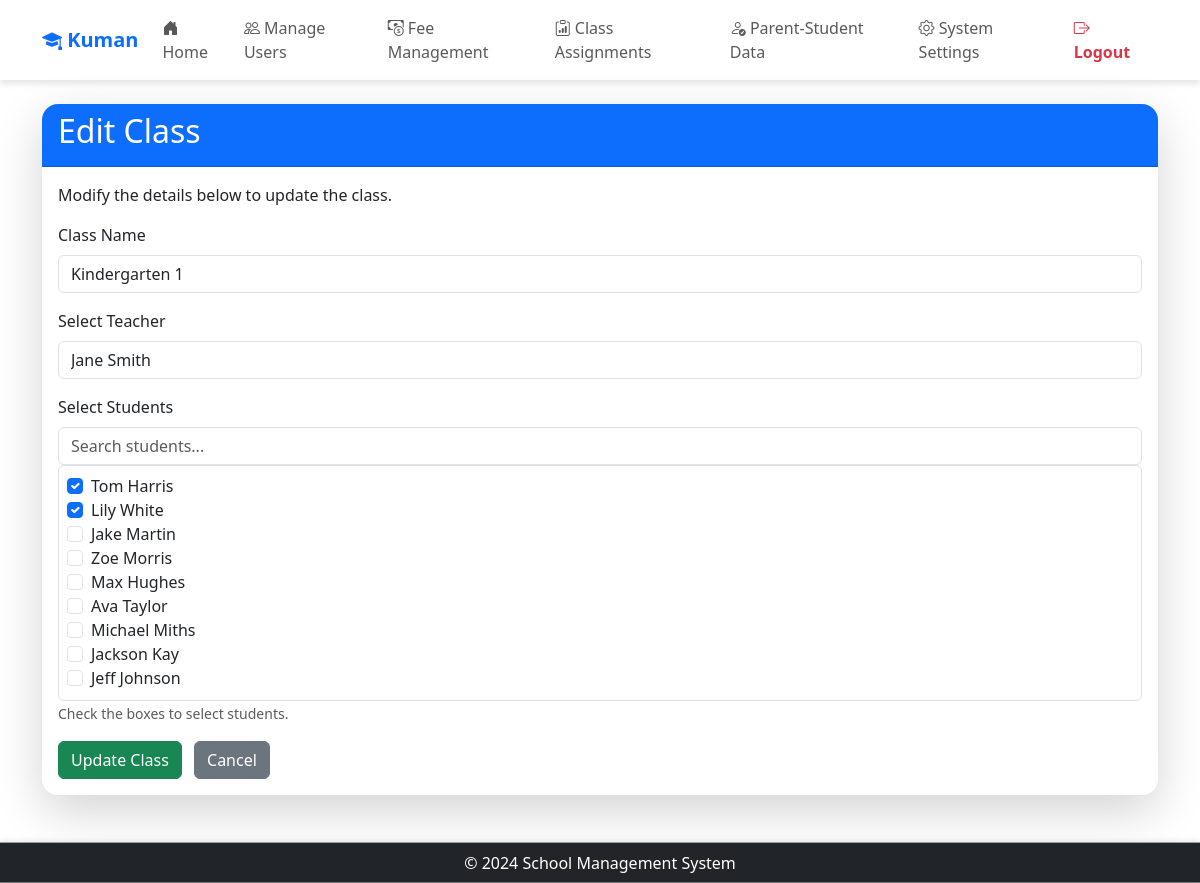
Page /admin/edit_class/class1 (signed in) on the committed database.
### app/models/models.py (models this page shows, shortened)
class Settings(db.Model):
    __tablename__ = 'Settings'
    setting_key = db.Column('SettingKey', db.String, primary_key=True)
    setting_value = db.Column('SettingValue', db.String, nullable=False)
    description = db.Column('Description', db.String, nullable=False)
    category = db.Column('Category', db.String, nullable=False)

class Class(db.Model):
    __tablename__ = 'Class'
    class_id = db.Column('ClassId', db.String, primary_key=True)
    class_name = db.Column('ClassName', db.String, nullable=False)
    description = db.Column('Description', db.String, nullable=True)
    assignments = relationship('ClassAssignment', back_populates='class_')

class ClassAssignment(db.Model):
    __tablename__ = 'ClassAssignment'
    assignment_id = db.Column('AssignmentId', db.String, primary_key=True, default=lambda: str(uuid.uuid4()))
    class_id = db.Column('ClassId', db.String, ForeignKey('Class.ClassId', ondelete='CASCADE'))
    teacher_id = db.Column('TeacherId', db.String, ForeignKey('User.Id', ondelete='SET NULL'))
    student_id = db.Column('StudentId', db.String, ForeignKey('User.Id', ondelete='SET NULL'))
    class_ = relationship('Class', back_populates='assignments')
    teacher = relationship('User', back_populates='class_assignments_teacher', foreign_keys=[teacher_id])
    student = relationship('User', back_populates='class_assignments_student', foreign_keys=[student_id])

class User(UserMixin, db.Model):
    __tablename__ = 'User'
    id = db.Column('Id', db.String, primary_key=True)
    password = db.Column('Password', db.String, nullable=True)
    role_id = db.Column('RoleId', db.String, ForeignKey('Role.RoleId', ondelete='SET NULL'))
    email = db.Column('Email', db.String, nullable=False)
    first_name = db.Column('FirstName', db.String, nullable=False)
    last_name = db.Column('LastName', db.String, nullable=False)
    date_of_birth = db.Column('DateOfBirth', db.Date, nullable=False)
    role = relationship('Role', back_populates='users')
    parent_relations = relationship('ParentStudentRelation', back_populates='parent', foreign_keys='ParentStudentRelation.parent_id')
    student_relations = relationship('ParentStudentRelation', back_populates='student', foreign_keys='ParentStudentRelation.student_id')
    student_fees = relationship('StudentFeeAssignment', back_populates='student')
    class_assignments_teacher = relationship('ClassAssignment', back_populates='teacher', foreign_keys='ClassAssignment.teacher_id')
    class_assignments_student = relationship('ClassAssignment', back_populates='student', foreign_keys='ClassAssignment.student_id')
    messages_sent = relationship('Notification', back_populates='teacher', foreign_keys='Notification.teacher_id')
    messages_received = relationship('Notification', back_populates='student', foreign_keys='Notification.student_id')

### app/routes/admin/class_assignment.py (the view, shortened to what this page needs)
@admin.route('/edit_class/<string:class_id>', methods=['GET', 'POST'])
@role_required('1')
@login_required
def edit_class_page(class_id):
    class_to_edit = Class.query.get(class_id)
    if not class_to_edit:
        flash("Class not found!", "danger")
        return redirect(url_for('admin.manage_classes'))
    teachers = User.query.filter_by(role_id='2').all()  # Assuming role_id '2' is for teachers
    students = User.query.filter_by(role_id='5').all()  # Assuming role_id '5' is for students
    assigned_teacher = ClassAssignment.query.filter(
        ClassAssignment.class_id == class_id,
        ClassAssignment.teacher_id.isnot(None)  # Ensure it's a teacher
    ).first()
    assigned_students = ClassAssignment.query.filter(
        ClassAssignment.class_id == class_id,
        ClassAssignment.student_id.isnot(None)
    ).all()
    assigned_student_ids = [assignment.student_id for assignment in assigned_students]
    return render_template('admin/edit_class.html',
                           class_data=class_to_edit,
                           teachers=teachers,
                           students=students,
                           assigned_teacher=assigned_teacher.teacher_id if assigned_teacher else None,
                           assigned_student_ids=assigned_student_ids,
                           app_name=app_name())

### app/__init__.py (called while the page is built)
@login_manager.user_loader
def load_user(user_id):
    from .models.models import User
    return User.query.get(user_id)

### app/routes/routes.py (called while the page is built)
def app_name():
    app_name = "School Management System"
    with current_app.app_context():
        setting = Settings.query.filter_by(setting_key='school_name').first()
        if setting and setting.setting_value:
            app_name = setting.setting_value
    return app_name

def role_required(*roles):
    def decorator(f):
        @wraps(f)
        def decorated_function(*args, **kwargs):
            if not current_user.is_authenticated or current_user.role_id not in roles:
                abort(403)  # Forbidden access if role does not match
            return f(*args, **kwargs)
        return decorated_function
    return decorator

### app/templates/admin/edit_class.html (shortened to what this page needs)
{% extends "share/dashboard.html" %}
{% block card_title %}Edit Class{% endblock %}
{% block card_content %}
<p>Modify the details below to update the class.</p>
<form action="{{ url_for('admin.edit_class_page', class_id=class_data.class_id) }}" method="POST">
    <div class="mb-3">
        <label for="class_name" class="form-label">Class Name</label>
        <input type="text" class="form-control" id="class_name" name="class_name" value="{{ class_data.class_name }}" required>
    </div>
    <div class="mb-3">
        <label for="teacher" class="form-label">Select Teacher</label>
        <select class="form-control" id="teacher" name="teacher_id" required>
            {% for teacher in teachers %}
            <option value="{{ teacher.id }}" {% if assigned_teacher == teacher.id %}selected{% endif %}>
                {{ teacher.first_name }} {{ teacher.last_name }}
            </option>
            {% endfor %}
        </select>
    </div>
    <div class="mb-3">
        <label for="students" class="form-label">Select Students</label>
        <input type="text" id="search-student" class="form-control" placeholder="Search students..." onkeyup="searchByStudent()">
        <div class="scrollable-container p-2 border rounded" id="student-list">
            <div class="form-check">
                {% for student in students %}
                <div class="student-item" data-name="{{ student.first_name }} {{ student.last_name }}">
                    <input class="form-check-input" type="checkbox" id="student_{{ student.id }}" name="student_ids" value="{{ student.id }}"
                        {% if student.id in assigned_student_ids %}checked{% endif %}>
                    <label class="form-check-label" for="student_{{ student.id }}">
                        {{ student.first_name }} {{ student.last_name }}
                    </label>
                </div>
                {% endfor %}
            </div>
        </div>
        <small class="form-text text-muted">Check the boxes to select students.</small>
    </div>
    <button type="submit" class="btn btn-success">Update Class</button>
    <a href="{{ url_for('admin.manage_classes') }}" class="btn btn-secondary ms-2">Cancel</a>
</form>
{% endblock %}

### app/templates/share/dashboard.html (shortened to what this page needs)
<!DOCTYPE html>
<html lang="en">
  <head>
    <link href="https://cdn.jsdelivr.net/npm/bootstrap@5.3.0-alpha1/dist/css/bootstrap.min.css" rel="stylesheet" />
    <link href="https://cdn.jsdelivr.net/npm/bootstrap-icons/font/bootstrap-icons.css" rel="stylesheet" />
  </head>
  <body>
    <header class="navbar navbar-expand-lg navbar-light">
      <div class="container">
        <a class="navbar-brand text-primary fw-bold"
          href="{% if current_user.role_id == '1' %}
                    {{ url_for('admin.dashboard') }}
                {% elif current_user.role_id == '2' %}
                    {{ url_for('teacher.dashboard') }}
                {% elif current_user.role_id == '3' %}
                    {{ url_for('parent.dashboard') }}
                {% elif current_user.role_id == '4' %}
                    {{ url_for('accountant.dashboard') }}
                {% else %}
                    {{ url_for('views.home') }}
                {% endif %}">
          <i class="bi bi-mortarboard-fill"></i> {{ app_name }}
        </a>
        <div class="collapse navbar-collapse" id="navbarNav">
          <ul class="navbar-nav me-auto">
            <li class="nav-item">
              <a class="nav-link"
                 href="{% if current_user.role_id == '1' %}
                          {{ url_for('admin.dashboard') }}
                       {% elif current_user.role_id == '2' %}
                          {{ url_for('teacher.dashboard') }}
                       {% elif current_user.role_id == '3' %}
                          {{ url_for('parent.dashboard') }}
                       {% elif current_user.role_id == '4' %}
                          {{ url_for('accountant.dashboard') }}
                       {% else %}
                          {{ url_for('views.home') }}
                       {% endif %}">
                <i class="bi bi-house-door-fill"></i> Home
              </a>
            </li>
            {% if current_user.role_id == '1' %}
              <li class="nav-item">
                <a class="nav-link" href="{{ url_for('admin.manage_users') }}">
                  <i class="bi bi-people"></i> Manage Users
                </a>
              </li>
              <li class="nav-item">
                <a class="nav-link" href="{{ url_for('admin.fee_management') }}">
                  <i class="bi bi-cash-coin"></i> Fee Management
                </a>
              </li>
              <li class="nav-item">
                <a class="nav-link" href="{{ url_for('admin.manage_classes') }}">
                  <i class="bi bi-clipboard-data"></i> Class Assignments
                </a>
              </li>
              <li class="nav-item">
                <a class="nav-link" href="{{ url_for('admin.parent_student') }}">
                  <i class="bi bi-person-check"></i> Parent-Student Data
                </a>
              </li>
              <li class="nav-item">
                <a class="nav-link" href="{{ url_for('admin.system_settings') }}">
                  <i class="bi bi-gear"></i> System Settings
                </a>
              </li>
            {% endif %}
          </ul>
          <ul class="navbar-nav ms-auto">
            <li class="nav-item">
              <a class="nav-link text-danger fw-bold" href="{{ url_for('auth.logout') }}">
                <i class="bi bi-box-arrow-right"></i> Logout
              </a>
            </li>
          </ul>
        </div>
      </div>
    </header>
    <main class="container mt-4">
      <div class="card border-0 shadow-lg rounded-4">
        <div class="card-header text-white bg-primary rounded-top-4">
          <h2>{% block card_title %} {% endblock %}</h2>
        </div>
        <div class="card-body">
          {% block card_content %} {% endblock %}
        </div>
      </div>
    </main>
    <footer class="bg-dark text-white py-2 mt-5 text-center sticky-footer">
      <div class="container">
        <p class="m-0">&copy; 2024 School Management System</p>
      </div>
    </footer>
  </body>
</html>

### app/templates/share/dashboard.html (style rules this page uses)
html, body { height: 100%; }
body { display: flex; flex-direction: column; min-height: 100vh; }
main { flex: 1; }
.navbar { background: rgba(255, 255, 255, 0.9); box-shadow: 0 4px 6px rgba(0, 0, 0, 0.1); }
.navbar-nav .nav-link { font-weight: 500; transition: 0.3s; }
.sticky-footer { position: sticky; bottom: 0; width: 100%; box-shadow: 0 -2px 6px rgba(0, 0, 0, 0.1); }

### rows in the picture
Settings: SettingValue "Kuman"
Class: class_name "Kindergarten 1"
ClassAssignment: teacher_id "Jane Smith"
User: Id "☑", first_name "Tom", last_name "Harris"
User: Id "☑", first_name "Lily", last_name "White"
User: first_name "Jake", last_name "Martin"
User: first_name "Zoe", last_name "Morris"
User: first_name "Max", last_name "Hughes"
User: first_name "Ava", last_name "Taylor"
User: first_name "Michael", last_name "Miths"
User: first_name "Jackson", last_name "Kay"
User: first_name "Jeff", last_name "Johnson"
